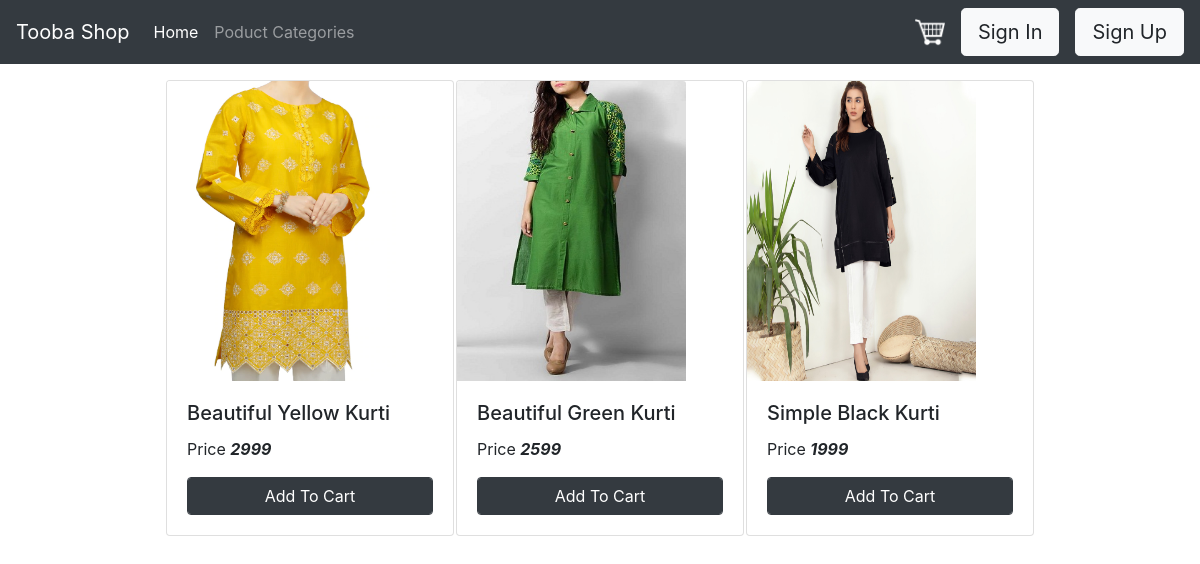
The page /categories/Kurti/ on the database its author committed.
### App/models.py (models this page shows, shortened)
class Product(models.Model):
    product_id = models.AutoField(primary_key=True)
    product_name = models.CharField(max_length=200)
    product_image = models.FileField(upload_to='images/', null=True, verbose_name="")
    product_type = models.CharField(max_length=200, choices=Product_Type.choices, default=Product_Type.choices[0])
    price = models.IntegerField()

### App/views.py (the view, shortened to what this page needs)
# urls.py: path("categories/Kurti/", Kurti_Index.as_view(), name= "kurti"),
class Kurti_Index(View):
    def get(self, request):
        if request.user.is_authenticated:
            pass
        else:
            if request.session.get('cart'):
                request.session.get('cart').clear()
        kurtis = None
        kurtis = Product.objects.filter(product_type='Kurti')
        context = kurtis
        return render(request, 'App/kurti.html', context={'kurtis':context, 'paths':'../../media'})

### App/templates/App/kurti.html (shortened to what this page needs)
{% extends 'App/base.html' %}
{% block body %}
{% load cart %}
{% load custom_filter %}
<div class="container-fluid mt-3">
	<div class="row">
		{% if paths %}
		{% if kurtis %}
		<div id='products' class="col-lg-9 mx-auto">
			<div class="row mx-auto">
				{% for product in kurtis %}
				<div class="card mx-auto mb-3" style="width: 18rem;">
					<img class="card-img-top" src="{{paths}}/{{product.product_image}}" alt="Card image cap" style="width:80%; height:300px;">
					<div class="card-body">
						<h5 class="card-title">{{product.product_name}}</h5>
						<p class="card-text">Price <em><b>{{product.price}}</b></em></p>
						<form action="{{Kurti}}" method="POST" class="btn-block">
							<input type="submit" class="float-right btn btn-dark  form-control"
								value="Add To Cart">
						</form>
					</div>
				</div>
				{% endfor %}
				{% endif %}
				{% endif %}
			</div>
		</div>
	</div>
</div>
{% endblock body %}

### rows shown on the page
Product: product_image (picture), product_name "Beautiful Yellow Kurti", price "2999"
Product: product_image (picture), product_name "Beautiful Green Kurti", price "2599"
Product: product_image (picture), product_name "Simple Black Kurti", price "1999"
